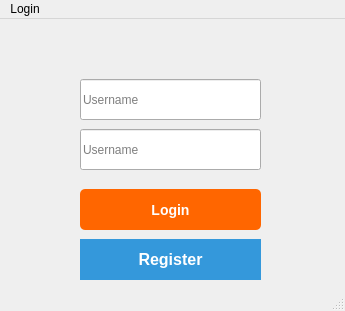
<?xml version="1.0" encoding="UTF-8"?>
<ui version="4.0">
 <class>Login</class>
 <widget class="QMainWindow" name="Login">
  <property name="geometry">
   <rect>
    <x>0</x>
    <y>0</y>
    <width>345</width>
    <height>311</height>
   </rect>
  </property>
  <property name="windowTitle">
   <string>MainWindow</string>
  </property>
  <widget class="QWidget" name="centralwidget">
   <widget class="QLineEdit" name="username">
    <property name="geometry">
     <rect>
      <x>80</x>
      <y>60</y>
      <width>181</width>
      <height>41</height>
     </rect>
    </property>
    <property name="text">
     <string/>
    </property>
    <property name="placeholderText">
     <string>Username</string>
    </property>
   </widget>
   <widget class="QLineEdit" name="password">
    <property name="geometry">
     <rect>
      <x>80</x>
      <y>110</y>
      <width>181</width>
      <height>41</height>
     </rect>
    </property>
    <property name="text">
     <string/>
    </property>
    <property name="placeholderText">
     <string>Username</string>
    </property>
   </widget>
   <widget class="QPushButton" name="loginBtn">
    <property name="geometry">
     <rect>
      <x>80</x>
      <y>170</y>
      <width>181</width>
      <height>41</height>
     </rect>
    </property>
    <property name="styleSheet">
     <string notr="true">background-color: #ff6600;
color:#fff;
font-weight:bold;
font-size:14px;
border-radius: 5px;
</string>
    </property>
    <property name="text">
     <string>Login</string>
    </property>
   </widget>
   <widget class="QPushButton" name="registerBtn">
    <property name="geometry">
     <rect>
      <x>80</x>
      <y>220</y>
      <width>181</width>
      <height>41</height>
     </rect>
    </property>
    <property name="styleSheet">
     <string notr="true">padding: 12px 24px;
            background-color: #3498db;
            color: white;
            border: none;
            border-radius: 50px;
            font-size: 16px;
            font-weight: bold;
            text-transform: uppercase;
            cursor: pointer;
            transition: all 0.3s ease;</string>
    </property>
    <property name="text">
     <string>Register</string>
    </property>
   </widget>
  </widget>
  <widget class="QMenuBar" name="menubar">
   <property name="geometry">
    <rect>
     <x>0</x>
     <y>0</y>
     <width>345</width>
     <height>21</height>
    </rect>
   </property>
   <widget class="QMenu" name="menuLogin">
    <property name="title">
     <string>Login</string>
    </property>
   </widget>
   <addaction name="menuLogin"/>
  </widget>
  <widget class="QStatusBar" name="statusbar"/>
 </widget>
 <resources/>
 <connections/>
</ui>
